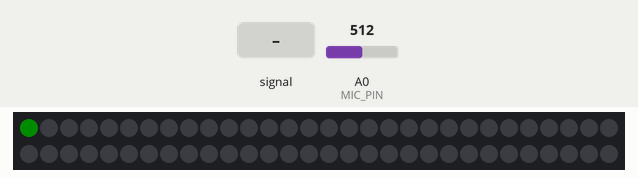
This sketch was run on a simulated Arduino Uno, built with avr-gcc and run on an emulated ATmega328P. On the bench: 60 RGB LEDs in strip order, left to right, continuing on the next row. The test bench sets the inputs (shaded band); at power-on: A0 (MIC_PIN) = 512. Dim RGB values are drawn brighter than linear; colours are those a GRB WS2812 strip shows for the declared byte order; what the sketch prints to the serial monitor is not drawn.

Above: at 4.2 s.
4.3 s: A0 (MIC_PIN) fed a 2 Hz sine of ±306 counts around its level
At 4.91 s:
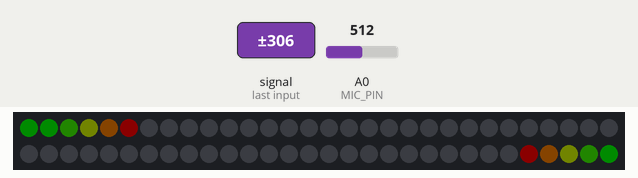
Timing chart, 0 to 6.3 s (numbered marks = the images above; inputs shaded):
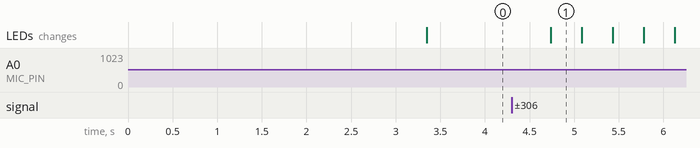

Measured:
- after the input at 4.3 s, the LEDs: change after 0.44 s (image 1)

The sketch:

versin_rk_0624_voll.ino
```cpp
#include <Adafruit_NeoPixel.h>
#include <arduinoFFT.h>
#include <FastLED.h>

#define MIC_PIN A0
#define LED_PIN 2  // Data pin to LEDS
#define NUM_LEDS 60
#define BRIGHTNESS 90  // LED information
#define LED_TYPE WS2812B
#define COLOR_ORDER RGB
#define HALF 30
#define SAMPLES 128
#define SAMPLING_FREQ 40000

double vReal[SAMPLES];  //vReal gets sampled data and provides transormed data
double vImag[SAMPLES];  //Always 0, but needed for instantiation

int Intensity[HALF] = {};  //Intensity setting for first half of LEDs

CRGB leds[NUM_LEDS];                                                                //object containing all leds
ArduinoFFT<double> FFT = ArduinoFFT<double>(vReal, vImag, SAMPLES, SAMPLING_FREQ);  //create object for frequency measurement


void setup() {
  pinMode(MIC_PIN, INPUT);  // mic input pin
  Serial.begin(115200);
  delay(3000);  // power-up safety delay

  FastLED.addLeds<LED_TYPE, LED_PIN, COLOR_ORDER>(leds, NUM_LEDS);
  FastLED.setBrightness(BRIGHTNESS);
}

void loop() {
  doVisualizing();
}

void doVisualizing() {
  collectSamplesAndStore();

  defineDisplay();

  FastLED.show();

  memset(Intensity, 0, sizeof Intensity);  //reset for next loop
}

void collectSamplesAndStore() {
  //for all samples, store value from mic in vReal[i]
  for (int i = 0; i < SAMPLES; i++) {
    vReal[i] = analogRead(MIC_PIN);
    Serial.println("vReal");   //**********remove
    Serial.println(vReal[i]);  //**********remove
    vImag[i] = 0;              //always 0, because of real input
  }

  //use samples in Fast Fourrier Transformation
  FFT.windowing(vReal, SAMPLES, FFT_WIN_TYP_HAMMING, FFT_FORWARD);
  FFT.compute(vReal, vImag, SAMPLES, FFT_FORWARD);
  FFT.complexToMagnitude(vReal, vImag, SAMPLES);
  cleanUpvReal();  //*** check if needed or could be done differently, some unusually high numbers result from FFT for some parts


  int index = 0;
  for (int i = 0; i < SAMPLES - 8; i += 4) {
    vReal[i] = constrain(vReal[i], 0, 511);          // set max value for input data
    vReal[i + 1] = constrain(vReal[i + 1], 0, 511);  // set max value for input data
    vReal[i + 2] = constrain(vReal[i + 2], 0, 511);  // set max value for input data
    vReal[i + 3] = constrain(vReal[i + 3], 0, 511);  // set max value for input data

    vReal[i] = map(vReal[i], 0, 511, 0, HALF);
    vReal[i + 1] = map(vReal[i + 1], 0, 511, 0, HALF);
    vReal[i + 2] = map(vReal[i + 2], 0, 511, 0, HALF);
    vReal[i + 3] = map(vReal[i + 3], 0, 511, 0, HALF);


    int avg = (vReal[i] + vReal[i + 1] + vReal[i + 2] + vReal[i + 3]);
    avg = (int)avg / 4;
    Intensity[index] = avg;
    index += 1;
  }
}

void defineDisplay() {
  int color = 0;
  leds[0] = CHSV(0, 255, BRIGHTNESS);  //lowest LED is always on

  int max = 0;
  for (int i = 1; i < HALF; i++) {
    if (Intensity[i] > max) {
      max = Intensity[i];

    }
  }
  for (int i = 1; i < HALF+1; i++){
  if (i <= max) {
    leds[i] = CHSV(color, 255, BRIGHTNESS);
    leds[HALF * 2 - i] = CHSV(color, 255, BRIGHTNESS);
  } else {  // Everything outside the range goes dark
    leds[i] = CHSV(color, 255, 0);
    leds[HALF * 2 - i] = CHSV(color, 255, 0);
  }
  color += 255 / 10;  //question of taste
  }
}

//remove unnecessary low and high first two values from vReal
void cleanUpvReal() {
  int i;
  for (i = 0; i < SAMPLES - 2; i++) {
    vReal[i] = vReal[i + 2];
  }
}


//void showPeakLeds(int ledCount) {
//  if (ledCount < HALF - 2) {
//    leds[ledCount + 2] = CHSV(10, 255, BRIGHTNESS);
//    leds[NUM_LEDS - (ledCount + 2)] = CHSV(10, 255, BRIGHTNESS);
//  } else {
//    leds[HALF] = CHSV(10, 255, BRIGHTNESS);
//  }
//}
```
